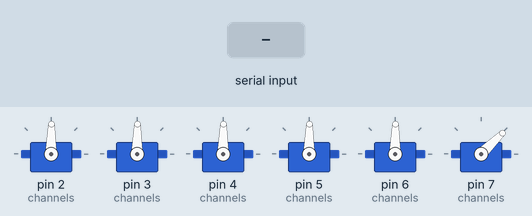
Simulated run of this sketch. Board: Arduino Uno, built with avr-gcc and run on an emulated ATmega328P. On the bench: 6 × servo. The test bench sets the inputs (shaded band).

Above: at 1.2 s.
1.3 s: "1,90\n" received over Serial
Timing chart, 0 to 4.3 s (numbered marks = the images above; inputs shaded):
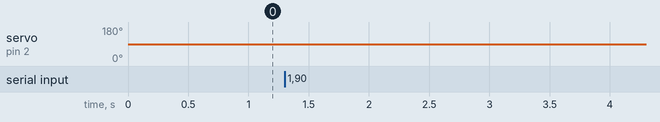

Measured:
- after the input at 1.3 s, servo on pin 2 (channels): 89° → 90° at once

The sketch:

Robot_arm_controlled_by_webapp.ino
```cpp
/*
  ArmDeck firmware — 6-channel servo controller over serial
  ------------------------------------------------------------
  Original sketch written for use with the ArmDeck web app.

  Protocol (unchanged, so it's compatible with the existing app):
    Each line sent over serial looks like:   <channel>,<angle>\n
    e.g. "3,120\n" moves channel 3 to 120 degrees.

  Channels:
    1 = Base         (0-180)
    2 = Shoulder      (0-180)
    3 = Elbow         (0-180)
    4 = Wrist Roll     (0-180)
    5 = Wrist Pitch     (0-180)
    6 = Gripper         (0-90)   <- intentionally narrower range

  Improvements over the earlier version of this sketch:
    - Every channel is clamped to its own safe range before writing,
      so a bad or out-of-range value from the host can't over-rotate a servo.
    - Serial reads are non-blocking (no readStringUntil timeout stall).
    - Line parsing looks for the actual separator instead of assuming
      a fixed character position, so it's not fragile to formatting.
    - Malformed lines are ignored instead of silently moving a servo to 0.
*/

#include <Servo.h>

const uint8_t NUM_CHANNELS = 6;

struct Channel {
  Servo servo;
  uint8_t pin;
  int minDeg;
  int maxDeg;
};

// Pin numbers match the original wiring. Adjust here if your wiring differs.
Channel channels[NUM_CHANNELS] = {
  { Servo(), 2, 0, 178 },  // 1 Base
  { Servo(), 3, 0, 178 },  // 2 Shoulder
  { Servo(), 4, 0, 178 },  // 3 Elbow
  { Servo(), 5, 0, 178 },  // 4 Wrist Roll
  { Servo(), 6, 0, 178 },  // 5 Wrist Pitch
  { Servo(), 7, 0,  88 },  // 6 Gripper — narrower range
};

// If you wire a 7th servo for a mirrored/differential wrist mechanism,
// attach it to a pin here and uncomment the two lines marked below.
// Servo servo6;
// const uint8_t SERVO6_PIN = 8;

const uint8_t LINE_BUF_SIZE = 16;
char lineBuf[LINE_BUF_SIZE];
uint8_t lineLen = 0;

void setup() {
  Serial.begin(9600);
  for (uint8_t i = 0; i < NUM_CHANNELS; i++) {
    channels[i].servo.attach(channels[i].pin);
    channels[i].servo.write((channels[i].minDeg + channels[i].maxDeg) / 2);
  }
  // servo6.attach(SERVO6_PIN);
}

void loop() {
  readSerialNonBlocking();
}

void readSerialNonBlocking() {
  while (Serial.available() > 0) {
    char c = Serial.read();
    if (c == '\n') {
      lineBuf[lineLen] = '\0';
      handleLine(lineBuf);
      lineLen = 0;
    } else if (c != '\r' && lineLen < LINE_BUF_SIZE - 1) {
      lineBuf[lineLen++] = c;
    }
  }
}

void handleLine(char* line) {
  // Find the separator between the channel number and the angle value.
  char* comma = strchr(line, ',');
  if (comma == nullptr) return;               // malformed line — ignore

  *comma = '\0';
  int ch = atoi(line);
  int value = atoi(comma + 1);

  if (ch < 1 || ch > NUM_CHANNELS) return;      // out-of-range channel — ignore

  Channel &target = channels[ch - 1];
  value = constrain(value, target.minDeg, target.maxDeg);
  target.servo.write(value);

  // Mirror the wrist-pitch drive onto a second servo, if you have one wired.
  // if (ch == 5) servo6.write(180 - value);
}
```
